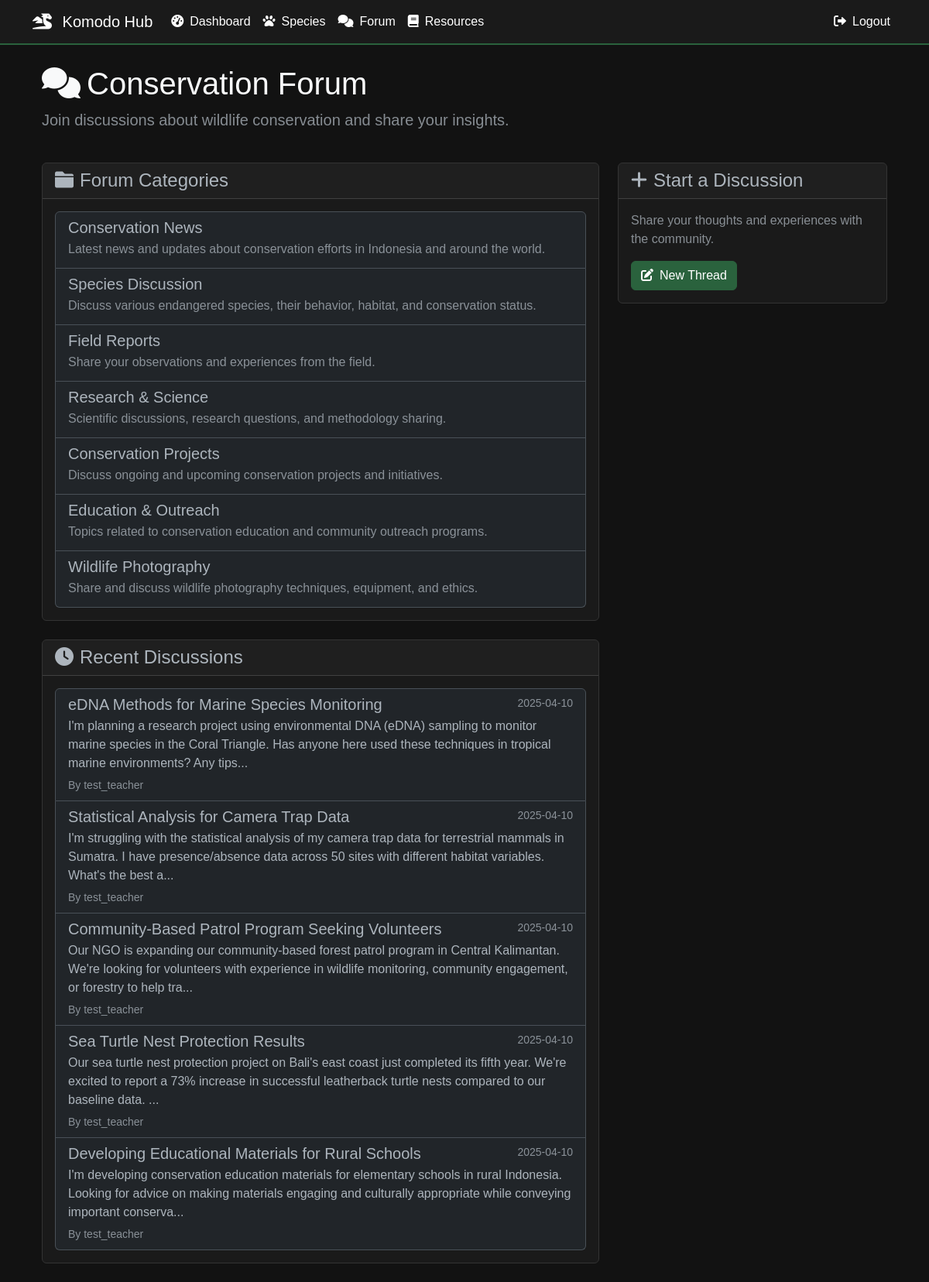
/forum/forum (signed in), run on the app's committed database.
### models.py (models this page shows, shortened)
class ForumCategory(db.Model):
    id = db.Column(db.Integer, primary_key=True)
    name = db.Column(db.String(100), nullable=False)
    description = db.Column(db.Text)
    created_at = db.Column(db.DateTime, default=datetime.utcnow)
    threads = db.relationship('ForumThread', backref='category', lazy=True)

class ForumThread(db.Model):
    id = db.Column(db.Integer, primary_key=True)
    title = db.Column(db.String(200), nullable=False)
    content = db.Column(db.Text, nullable=False)
    author_id = db.Column(db.Integer, db.ForeignKey('user.id'), nullable=False)
    category_id = db.Column(db.Integer, db.ForeignKey('forum_category.id'), nullable=False)
    created_at = db.Column(db.DateTime, default=datetime.utcnow)
    updated_at = db.Column(db.DateTime, onupdate=datetime.utcnow)
    is_pinned = db.Column(db.Boolean, default=False)
    is_locked = db.Column(db.Boolean, default=False)
    view_count = db.Column(db.Integer, default=0)
    posts = db.relationship('ForumPost', backref='thread', lazy=True)

class User(UserMixin, db.Model):
    id = db.Column(db.Integer, primary_key=True)
    username = db.Column(db.String(64), unique=True, nullable=False)
    email = db.Column(db.String(120), unique=True, nullable=False)
    password_hash = db.Column(db.String(256))
    role = db.Column(db.String(20), nullable=False)  # 'student', 'teacher', 'community', or 'admin'
    is_admin = db.Column(db.Boolean, default=False)  # Admin flag for additional permissions
    created_at = db.Column(db.DateTime, default=datetime.utcnow)
    avatar = db.Column(db.String(200), default='default.svg')
    theme_preference = db.Column(db.String(50), default='light')
    progress_records = db.relationship('UserProgress', back_populates='user', lazy=True)
    species_sightings = db.relationship('SpeciesSighting', backref='observer', lazy=True)
    species_created = db.relationship('Species', backref='created_by', lazy=True)
    forum_threads = db.relationship('ForumThread', backref='author', lazy=True)
    forum_posts = db.relationship('ForumPost', backref='author', lazy=True)
    notes_given = db.relationship('Note', foreign_keys='Note.teacher_id', back_populates='teacher', lazy=True)
    notes_received = db.relationship('Note', foreign_keys='Note.student_id', back_populates='student', lazy=True)
    sent_messages = db.relationship('Message', back_populates='sender', foreign_keys='Message.sender_id', lazy=True)
    received_messages = db.relationship('Message', back_populates='recipient', foreign_keys='Message.recipient_id', lazy=True)
    forum_upvotes = db.relationship('ForumUpvote', backref='user', lazy=True)
    coordinated_programs = db.relationship('ConservationProgram', backref='coordinator', lazy=True, foreign_keys='ConservationProgram.coordinator_id')
    programs_joined = db.relationship('ConservationProgram', secondary='user_programs', lazy=True,
                                    backref=db.backref('participants', lazy=True),
                                    primaryjoin="User.id==UserPrograms.user_id",
                                    secondaryjoin="UserPrograms.program_id==ConservationProgram.id")
    def is_administrator(self):
        return self.is_admin

### blueprints/forum.py (the view)
@forum.route('/forum')
@login_required
def index():
    try:
        categories = ForumCategory.query.all()
        recent_threads = ForumThread.query.order_by(ForumThread.created_at.desc()).limit(5).all()
        return render_template('forum/index.html',
                             categories=categories,
                             recent_threads=recent_threads)
    except Exception as e:
        app.logger.error(f'Error in forum.index: {str(e)}')
        flash('Error loading forum content. Please try again.', 'error')
        return redirect(url_for('main.dashboard'))

### app.py (called while the page is built)
@app.context_processor
def utility_processor():
    return {'now': datetime.now}

@login_manager.user_loader
def load_user(id):
    return User.query.get(int(id))

### templates/forum/index.html (shortened to what this page needs)
{% extends "base.html" %}
{% block content %}
<div class="container">
    <div class="row mb-4">
        <div class="col-12">
            <h1 class="text-light"><i class="fas fa-comments me-2"></i>Conservation Forum</h1>
            <p class="lead text-muted">Join discussions about wildlife conservation and share your insights.</p>
        </div>
    </div>
    <div class="row">
        <div class="col-md-8">
            <div class="card mb-4">
                <div class="card-header">
                    <h4 class="mb-0"><i class="fas fa-folder me-2"></i>Forum Categories</h4>
                </div>
                <div class="card-body">
                    {% if categories %}
                        <div class="list-group">
                        {% for category in categories %}
                            <a href="{{ url_for('forum.view_category', id=category.id) }}"
                               class="list-group-item list-group-item-action bg-dark">
                                <div class="d-flex w-100 justify-content-between">
                                    <h5 class="mb-1">{{ category.name }}</h5>
                                </div>
                                <p class="mb-1 text-muted">{{ category.description }}</p>
                            </a>
                        {% endfor %}
                        </div>
                    {% else %}
                        <p class="text-muted">No categories available.</p>
                    {% endif %}
                </div>
            </div>
            <div class="card">
                <div class="card-header">
                    <h4 class="mb-0"><i class="fas fa-clock me-2"></i>Recent Discussions</h4>
                </div>
                <div class="card-body">
                    {% if recent_threads %}
                        <div class="list-group">
                        {% for thread in recent_threads %}
                            <a href="{{ url_for('forum.view_thread', id=thread.id) }}"
                               class="list-group-item list-group-item-action bg-dark">
                                <div class="d-flex w-100 justify-content-between">
                                    <h5 class="mb-1">{{ thread.title }}</h5>
                                    <small class="text-muted">{{ thread.created_at.strftime('%Y-%m-%d') }}</small>
                                </div>
                                <p class="mb-1">{{ thread.content[:200] }}...</p>
                                <small class="text-muted">By {{ thread.author.username }}</small>
                            </a>
                        {% endfor %}
                        </div>
                    {% else %}
                        <p class="text-muted">No recent discussions.</p>
                    {% endif %}
                </div>
            </div>
        </div>
        <div class="col-md-4">
            <div class="card">
                <div class="card-header">
                    <h4 class="mb-0"><i class="fas fa-plus me-2"></i>Start a Discussion</h4>
                </div>
                <div class="card-body">
                    <p class="text-muted">Share your thoughts and experiences with the community.</p>
                    <a href="{{ url_for('forum.create_thread', category_id=categories[0].id if categories else 1) }}"
                       class="btn btn-primary btn-block">
                        <i class="fas fa-edit me-2"></i>New Thread
                    </a>
                </div>
            </div>
        </div>
    </div>
</div>
{% endblock %}

### templates/base.html (style rules this page uses)
:root { --bg-dark: #1a1a1a; --bg-darker: #121212; --text-light: #ffffff; --text-muted: #888888; --accent-color: #2a623d; --accent-hover: #1a472a; --border-color: #333333; }
body { background-color: var(--bg-darker); color: var(--text-light); font-family: 'Arial', sans-serif; padding-top: 60px; }
.card { background-color: var(--bg-dark); border: 1px solid var(--border-color); }
.btn-primary { background-color: var(--accent-color); border-color: var(--accent-color); }

### data on the page
ForumCategory: name "Conservation News", description "Latest news and updates about conservation efforts in Indonesia and around the world."
ForumCategory: name "Species Discussion", description "Discuss various endangered species, their behavior, habitat, and conservation status."
ForumCategory: name "Field Reports", description "Share your observations and experiences from the field."
ForumCategory: name "Research & Science", description "Scientific discussions, research questions, and methodology sharing."
ForumCategory: name "Conservation Projects", description "Discuss ongoing and upcoming conservation projects and initiatives."
ForumCategory: name "Education & Outreach", description "Topics related to conservation education and community outreach programs."
ForumCategory: name "Wildlife Photography", description "Share and discuss wildlife photography techniques, equipment, and ethics."
ForumThread: title "eDNA Methods for Marine Species Monitoring", created_at "2025-04-10", content "I'm planning a research project using environmental DNA (eDNA) sampling to monitor marine species in the Coral Triangle. Has anyone here used these techniques in tropical marine environments? Any tips", author.username "test_teacher"
ForumThread: title "Statistical Analysis for Camera Trap Data", created_at "2025-04-10", content "I'm struggling with the statistical analysis of my camera trap data for terrestrial mammals in Sumatra. I have presence/absence data across 50 sites with different habitat variables. What's the best a", author.username "test_teacher"
ForumThread: title "Community-Based Patrol Program Seeking Volunteers", created_at "2025-04-10", content "Our NGO is expanding our community-based forest patrol program in Central Kalimantan. We're looking for volunteers with experience in wildlife monitoring, community engagement, or forestry to help tra", author.username "test_teacher"
ForumThread: title "Sea Turtle Nest Protection Results", created_at "2025-04-10", content "Our sea turtle nest protection project on Bali's east coast just completed its fifth year. We're excited to report a 73% increase in successful leatherback turtle nests compared to our baseline data.", author.username "test_teacher"
ForumThread: title "Developing Educational Materials for Rural Schools", created_at "2025-04-10", content "I'm developing conservation education materials for elementary schools in rural Indonesia. Looking for advice on making materials engaging and culturally appropriate while conveying important conserva", author.username "test_teacher"
